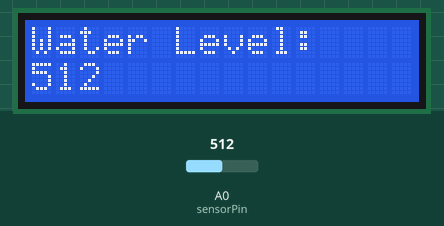
This sketch was run on a simulated Arduino Uno, built with avr-gcc and run on an emulated ATmega328P. On the bench: 16×2 character LCD. The inputs (shaded band) are chosen by the test bench; at power-on: A0 (sensorPin) = 512.

Above: at 3.2 s.
3.3 s: A0 (sensorPin) set to 716
At 4.8 s:
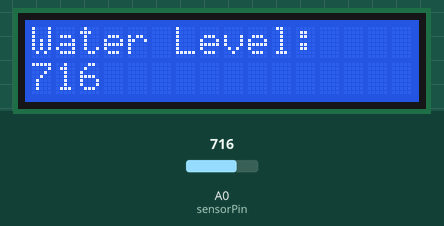
6.0 s: A0 (sensorPin) set to 900
At 6.9 s:
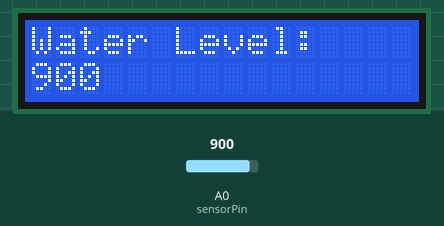
8.7 s: A0 (sensorPin) set to 1023
At 11.0 s:
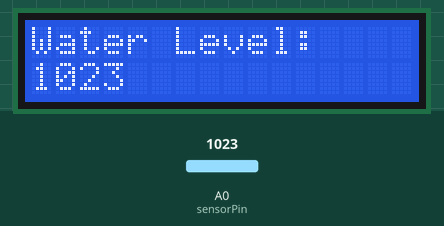
Timing chart, 0 to 12.5 s (numbered marks = the images above; inputs shaded):
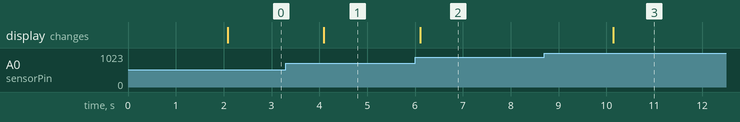

The sketch:

lab18_water_level_sensor.ino
```cpp
#include <LiquidCrystal.h>

// LiquidCrystal(rs, enable, d4, d5, d6, d7)
LiquidCrystal lcd(13, 12, 11, 10, 9, 8);

#define wait 2000
#define smallWait 10

// Sensor pins
#define sensorPin A0

// Value for storing water level
int val = 0;

int ReadSensor()
{
	delay(smallWait);
  val = analogRead(sensorPin);
  return val;
}

void setup()
{
  lcd.begin(16, 2);
  lcd.setCursor(0, 0);
  lcd.print("Lab 18:");
  lcd.setCursor(0, 1);
  lcd.print("WaterLevelSensor");
  delay(wait);
}

void loop()
{
  int level = ReadSensor();

  // Print to the display
  lcd.clear();
  lcd.setCursor(0, 0);
  lcd.print("Water Level:");
  lcd.setCursor(0, 1);
  lcd.print(level);

  delay(wait);
}
```

Measured:
- after the input at 3.3 s, the display: changes after 0.80 s (image 1)
- after the input at 6.0 s, the display: changes after 0.11 s (image 2)
- after the input at 8.7 s, the display: changes after 1.4 s (image 3)
